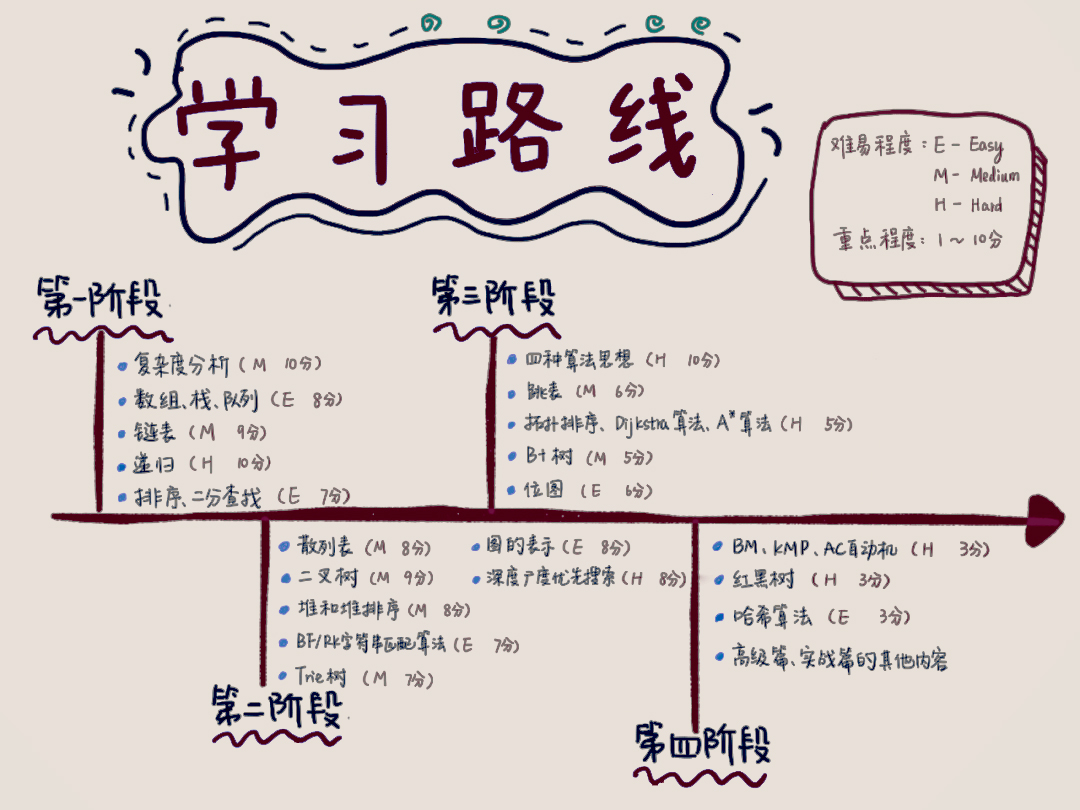
#> input picture 图像处理1/picture1.png, 1080 x 810 px
$ python task1.py
#> lines starting #> are read from the running program, lines starting #| are printed output that depends on the picture
import cv2 as cv
import numpy as np
# grayImg = cv.imread('picture1.png',cv.IMREAD_GRAYSCALE)  # 灰度图展示
# cv.imwrite('mygray.jpg',grayImg)
'''
cv2.resize(src,dsize,fx,fy,interpolation)
参数含义：
src：原图像
dsize：输出图像所需大小
fx：沿水平轴的比例因子
fy：沿垂直轴的比例因子
interpolation：插值方式
'''
if __name__ == "__main__":
    '''
    利用opencv的接口api 直接调用
    '''
    img = cv.imread('picture1.png',cv.IMREAD_UNCHANGED)  # 原图展示
#> img is the input picture: shape (810, 1080, 4); mean B, G, R, A 200.9, 204.9, 215.8, 255
    print('Original Dimensions : ',img.shape)
#| Original Dimensions :  (810, 1080, 4)
    # (810, 1080, 4)
    scale_percent = 30
    width = int(img.shape[1]*scale_percent/100)
#> width = 324
    height = int(img.shape[0]*scale_percent/100)
#> height = 243
    dim = (width,height)
#> dim = (324, 243)
    resized = cv.resize(img,dim,interpolation=cv.INTER_LINEAR)  # INTER_LINEAR 双线性插值
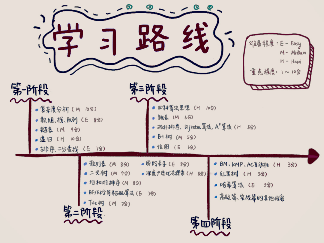
#> resized: shape (243, 324, 4); mean B, G, R, A 200.9, 204.9, 215.8, 255
    cv.imshow("Resized image ",resized)  # 显示图片
    # cv.waitKey(0)  # 图片暂停显示 一直不消失
    # cv.destroyAllWindows() # 关闭所有窗口

    fx = 1.5
    fy = 1.5
    resized1 = cv.resize(resized,dsize=None,fx=fx,fy=fy,interpolation=cv.INTER_NEAREST)  # INTER_NEAREST最近邻插值
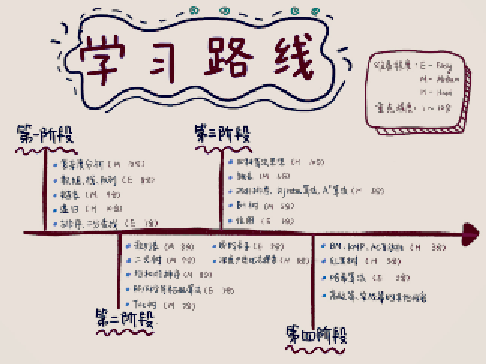
#> resized1: shape (364, 486, 4); mean B, G, R, A 200.9, 204.8, 215.7, 255
    resized2 = cv.resize(resized,dsize=None,fx=fx,fy=fy,interpolation=cv.INTER_LINEAR)  #双线性插值
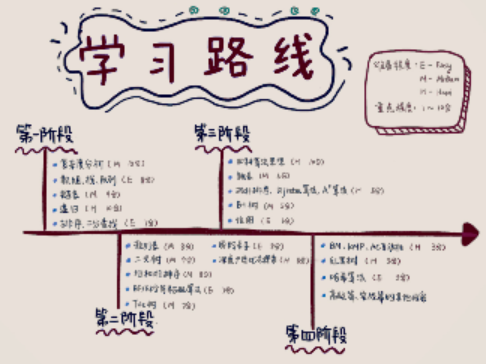
#> resized2: shape (364, 486, 4); mean B, G, R, A 200.9, 204.8, 215.7, 255

    print(" Resized image ",resized.shape)
#|  Resized image  (243, 324, 4)

    cv.imshow("INTER_NEAREST image ",resized1)
    cv.imshow("INTER_LINEAR image ",resized2)
    cv.waitKey(0)
    cv.destroyAllWindows()


    '''
    自己手动写
    '''
